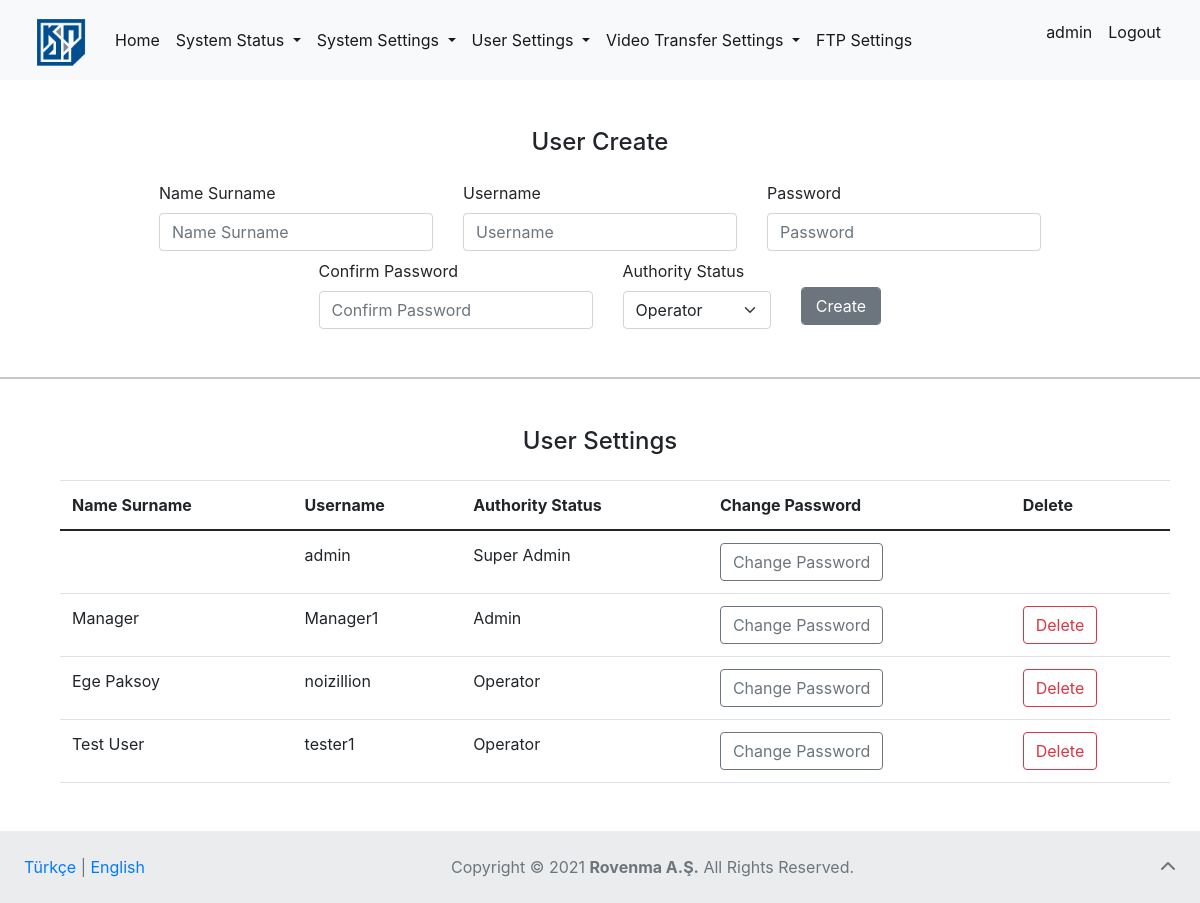
The page /register/ (signed in) on the database its author committed.
### page_articles/models.py (models this page shows, shortened)
class NavbarFooterArticles(models.Model):
    lang = models.CharField(
        verbose_name="Language (like TR or EN)", max_length=2)
    homepage = models.CharField(verbose_name="Home (link)", max_length=20)
    system_status = models.CharField(
        verbose_name="System Status (dropdown)", max_length=30)
    statistics_field = models.CharField(
        verbose_name="Statistics (field)", max_length=20)
    sensors = models.CharField(verbose_name="Sensors (field)", max_length=20)
    packets = models.CharField(verbose_name="Packets (field)", max_length=20, default=None, null=True)
    log_records = models.CharField(
        verbose_name="Log Records (field)", max_length=30)
    system_settings = models.CharField(
        verbose_name="System Settings (dropdown)", max_length=30)
    remote_access_settings = models.CharField(
        verbose_name="Remote Access Settings (field)", max_length=35)
    cli_access_settings = models.CharField(
        verbose_name="CLI Access Settings (field)", max_length=35)
    time_settings = models.CharField(
        verbose_name="Time Settings (field)", max_length=35)
    user_settings = models.CharField(
        verbose_name="User Settings (dropdown)", max_length=35)
    user_administration = models.CharField(
        verbose_name="User Administration (field)", max_length=30)
    authorization = models.CharField(
        verbose_name="Authorization (field)", max_length=35)
    password_changing = models.CharField(
        verbose_name="Password Changing (field)", max_length=35)
    video_transfer = models.CharField(
        verbose_name="Video Transfer Settings (dropdown)", max_length=35, default=None, null=True)
    video_transfer_settings = models.CharField(
        verbose_name="Settings (field)", max_length=15, default=None, null=True)
    input_settings = models.CharField(
        verbose_name="Input Settings (field)", max_length=18, default=None, null=True)
    ftp_settings = models.CharField(
        verbose_name="FTP Settings (field)", max_length=15, default=None, null=True)
    logout_link = models.CharField(verbose_name="Logout (link)", max_length=20)
    footer = models.CharField(
        verbose_name="All Rights Reserved (text)", max_length=35)

class UserAdministration(models.Model):
    lang = models.CharField(
        verbose_name="Language (like TR or EN)", max_length=2)
    user_administration = models.CharField(
        verbose_name="User Administration (page title)", max_length=35)
    user_create_title = models.CharField(
        verbose_name="User Create (title)", max_length=35)
    user_name_surname = models.CharField(
        verbose_name="Name Surname (field)", max_length=35)
    username = models.CharField(verbose_name="Username (field)", max_length=25)
    password = models.CharField(verbose_name="Password (field)", max_length=25)
    confirm_password = models.CharField(
        verbose_name="Confirm Password (field)", max_length=30)
    authority_status = models.CharField(
        verbose_name="Authority Status (field)", max_length=25)
    create_user = models.CharField(verbose_name="Create (text)", max_length=25)
    user_settings = models.CharField(
        verbose_name="User Settings (title)", max_length=35)
    delete = models.CharField(verbose_name="Delete (field)", max_length=20)

### user/views.py (the view, shortened to what this page needs)
# urls.py: path('register/', views.register, name="register"),
def register(request):
    if request.user.is_authenticated and request.user.is_superuser:
        lang = "EN"
        cookie_lang = request.COOKIES.get("lang")
        for article in UserAdministration.objects.all():
            if cookie_lang == article.lang:
                lang = article.lang
                break
        articles = UserAdministration.objects.get(lang=lang)
        navbar = NavbarFooterArticles.objects.get(lang=lang)
        form = CreateUserForm()
        context = {
            "form": form,
            "articles": articles,
            "users": User.objects.all(),
            "navbar_articles": navbar,
        }
        return render(request, "user/register.html", context)

### user/forms.py
class CreateUserForm(UserCreationForm):
  first_name = forms.CharField(max_length=80, help_text="Kullanıcı Adı Soyadı")
  class Meta:
    model = User
    fields = ["first_name", 'username', 'password1', 'password2']

### templates/user/register.html (shortened to what this page needs)
{% extends 'base.html' %}  {% block body %}
<h4 class="text text-center mt-5 mb-4">{{ articles.user_create_title }}</h4>
<div class="m-4 kullanici-olustur">
  <form
    class="d-flex justify-content-center row gy-2 gx-3 align-items-center"
    method="POST"
    action=""
  >
    <div class="col-auto">
      <label for="id_username" class="form-label">{{ articles.user_name_surname }}</label>
      {{form.first_name}}
    </div>
    <div class="col-auto">
      <label for="id_username" class="form-label">{{ articles.username }}</label>
      {{form.username}}
    </div>
    <div class="col-auto">
      <label for="id_password1" class="form-label">{{ articles.password }}</label>
      {{form.password1}}
    </div>
    <div class="col-auto">
      <label for="id_password2" class="form-label">{{ articles.confirm_password }}</label>
      {{form.password2}}
    </div>
    <div class="col-auto">
      <label for="usertype">{{ articles.authority_status }}</label>
      <select
        id="usertype"
        class="form-select"
        name="usertype"
        aria-label="Default select example"
      >
        <option value="operator" selected>Operator</option>
      </select>
    </div>
    <div class="col-auto">
      <input class="btn btn-secondary" type="submit" value="{{ articles.create_user }}" />
    </div>
  </form>
</div>
<hr class="mt-5" />
<h4 class="text text-center mt-5 mb-4">{{ articles.user_settings }}</h4>
<div class="container mb-5">
  <table class="table" style="margin: 0 15px">
    <thead>
      <tr>
        <th scope="col">{{ articles.user_name_surname }}</th>
        <th scope="col">{{ articles.username }}</th>
        <th scope="col">{{ articles.authority_status }}</th>
        <th scope="col">Change Password</th>
        <th scope="col">{{ articles.delete }}</th>
      </tr>
    </thead>
    <tbody>
      {% for user in users %}
      <tr>
        <td>{{user.first_name}} {{user.last_name}}</td>
        <td>{{user}}</td>
        {% if user.is_superuser %}
        <td>Super Admin</td>
        {% elif user.is_staff %}
        <td>Admin</td>
        {% else %}
        <td>Operator</td>
        {% endif %}
        <td>
          <a href="../change-password/{{ user }}/" class="btn btn-outline-secondary">Change Password</a>
        </td>
        <td>
          {% if user != request.user %}
            <form action="{% url 'delete' username=user %}" method="POST">
              <button type="submit" class="btn btn-outline-danger">{{ articles.delete }}</button>
            </form>
          {% endif %}
        </td>
      </tr>
      {% endfor %}
    </tbody>
  </table>
</div>
{% endblock body %}

### templates/base.html (shortened to what this page needs)
<!DOCTYPE html>
<html lang="en">
  <head>
    <link
      href="https://cdn.jsdelivr.net/npm/bootstrap@5.0.2/dist/css/bootstrap.min.css"
      rel="stylesheet"
    />
    <link
      rel="stylesheet"
      href="https://stackpath.bootstrapcdn.com/bootstrap/4.1.3/css/bootstrap.min.css"
    />
  </head>
  <body>
    <div id="page-container">
        {% block nonavbar %}
            <nav class="navbar navbar-expand-lg navbar-light bg-light">
                <div class="container-fluid">
                  <a href="{% url 'home' %}" class="navbar-brand fs-3" href="#">
                    {% load static %}
                    <img
                      width="60"
                      height="50"
                      class="d-inline-block align-text-top"
                      src="{% static 'images/kindi.png' %}"
                      alt="Kindi"
                  /></a>
                  <div class="collapse navbar-collapse" id="navbarSupportedContent">
                    <ul class="navbar-nav me-auto mb-2 mb-lg-0">
                      <li class="nav-item">
                        <a
                          class="nav-link active"
                          aria-current="page"
                          href="{% url 'home' %}"
                          >{{ navbar_articles.homepage }}</a
                        >
                      </li>
                      <div class="nav navbar-nav me-auto mb-2 mb-lg-0">
                        <li class="nav-item dropdown">
                          <a
                            class="nav-link dropdown-toggle active"
                            href="#"
                            id="navbarDropdown"
                            role="button"
                            data-bs-toggle="dropdown"
                            aria-expanded="false"
                          >
                            {{ navbar_articles.system_status }}
                          </a>
                        </li>
                        <li class="nav-item dropdown">
                          <a
                            class="nav-link dropdown-toggle active"
                            href="#"
                            id="system_settings"
                            role="button"
                            data-bs-toggle="dropdown"
                            aria-expanded="false"
                          >
                            {{ navbar_articles.system_settings}}
                          </a>
                        </li>
                        <li class="nav-item dropdown">
                          <a
                            class="nav-link dropdown-toggle active"
                            href="#"
                            id="user_settings"
                            role="button"
                            data-bs-toggle="dropdown"
                            aria-expanded="false"
                          >
                            {{ navbar_articles.user_settings }}
                          </a>
                        </li>
                        <li class="nav-item dropdown">
                          <a
                            class="nav-link dropdown-toggle active"
                            href="#"
                            id="video_transfer"
                            role="button"
                            data-bs-toggle="dropdown"
                            aria-expanded="false"
                          >
                            {{ navbar_articles.video_transfer }}
                          </a>
                        </li>
                      </div>
                      <li class="nav-item">
                        <a
                          class="nav-link active"
                          aria-current="page"
                          href="{% url 'ftp_settings' %}"
                          >{{ navbar_articles.ftp_settings }}</a
                        >
                      </li>
                    </ul>
                    <ul class="nav navbar-nav navbar-right">
                      <li class="nav-item">
                        <p class="nav-link active">{{request.user}}</p>
                      </li>
                      <li class="nav-item">
                        <a
                          class="nav-link active"
                          aria-current="page"
                          href="{% url 'logout' %}"
                          >{{ navbar_articles.logout_link }}</a
                        >
                      </li>
                    </ul>
                  </div>
                </div>
              </nav>
        {% endblock nonavbar %}
        <div id="content-wrap">
         {% block body %} {% endblock body %}
        </div>
        {% block nofooter %}
            <footer id="footer" class="text-center text-lg-start bg-light text-muted">
          <div
            class="text-center p-4"
            style="background-color: rgba(0, 0, 0, 0.05)"
          >
            <div style="display: inline-block; float: left;">
              <a href="{% url 'change_lang' lang='TR' %}">Türkçe</a> |
              <a href="{% url 'change_lang' lang='EN' %}">English</a>
            </div>
            <div style="text-align: center;">
              <a
                href="https://www.copyright.gov/what-is-copyright/"
                class="text-reset"
                target="_blank"
                >Copyright ©</a
              >
              2021
              <a
                target="_blank"
                class="text-reset fw-bold"
                href="https://www.rovenma.com/"
                >Rovenma A.Ş.</a
              >
              {{ navbar_articles.footer }}.
            <a
              class="text-muted"
              style="display: inline-block; float: right"
              href="#"
              ><i class="fas fa-chevron-up"></i
            ></a>
            </div>
          </div>
        </footer>
        {% endblock nofooter %}
  </body>
</html>

### templates/base.html (style rules this page uses)
#page-container { position: relative; min-height: 100vh; }
#content-wrap { padding-bottom: 4.5rem; }
#footer { position: absolute; bottom: 0; width: 100%; height: 4.5rem; }

### rows shown on the page
NavbarFooterArticles: homepage "Home", system_status "System Status", system_settings "System Settings", user_settings "User Settings", video_transfer "Video Transfer Settings", ftp_settings "FTP Settings", logout_link "Logout", footer "All Rights Reserved"
UserAdministration: user_create_title "User Create", user_name_surname "Name Surname", username "Username", password "Password", confirm_password "Confirm Password", authority_status "Authority Status", create_user "Create", user_settings "User Settings", delete "Delete"

### other values the page prints
{{ request.user }} "admin"
{{ user }} "admin"
{{ user.first_name }} "Manager"
{{ user }} "Manager1"
{{ user.first_name }} "Ege Paksoy"
{{ user }} "noizillion"
{{ user.first_name }} "Test User"
{{ user }} "tester1"
